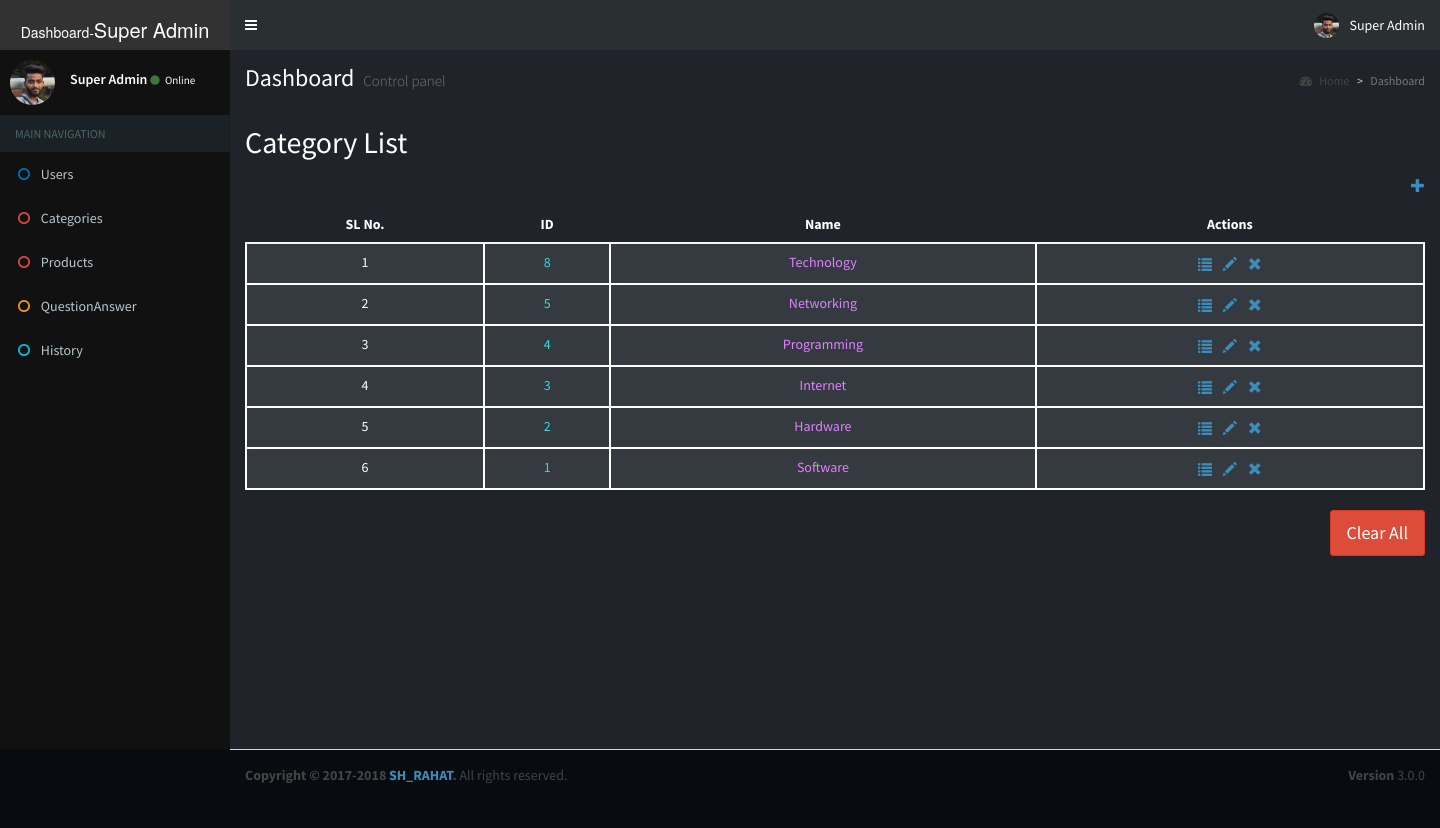
Page /admin/category_list.php (signed in) on the committed database.
### tables this page shows
CREATE TABLE `categories` (
  `id` int(11) NOT NULL,
  `name` varchar(30) NOT NULL
);

### admin/function/function.php (called while the page is built, shortened)
<?php
include "connection.php";
function getAllCategories() {
    global $connection;
    $response = [];
    $status = FALSE;
    $data = [];
    $message = "Data not found";
    $sql = "SELECT * FROM categories ORDER BY id DESC";
    $result = $connection->query($sql);
    if ($result->num_rows > 0) {
        while ($user = $result->fetch_object()) {
            $data[] = $user;
        }
        $status = true;
        $message = "Data  Found";
        $response = [
            'status' => $status,
            'message' => $message,
            'data' => $data,
        ];
    } else {
        $response = [
            'status' => $status,
            'message' => $message,
            'data' => $data,
        ];
    }
    return $response;
}
            ?>

### admin/category_list.php (the view, shortened to what this page needs)
<?php
include "header.php";
include "left_menu.php";
?>
<div class="content-wrapper" style="background-color: #20242a;">
    <section class="content-header">
        <h1 style="color: #fff;">
            Dashboard
            <small>Control panel</small>
        </h1>
        <ol class="breadcrumb">
            <li><a href="#"><i class="fa fa-dashboard"></i> Home</a></li>
            <li class="active">Dashboard</li>
        </ol>
    </section>
    <section class="content">
        <div class="row">
            <div class="col-lg-12 col-xs-12 col-md-12">
                <?php
                $cat_list = getAllCategories();
                ?>
                <h2 style="color: #fff;">Category List</h2>
                <p style="color: #fff;" class="pull-right"><a href="#" title="Add Category User" data-toggle="modal" data-target="#CategoryAddModal">
                        <span class="glyphicon glyphicon-plus"></span>
                    </a>
                </p>
                <table class="table table-striped">
                    <thead>
                        <tr style="color: #fff;">
                            <th>SL No.</th>
                            <th>ID</th>
                            <th>Name</th>
                            <th>Actions</th>
                        </tr>
                    </thead>
                    <tbody>
                        <?php
                        $sl = 1;
                        if (isset($cat_list['status']) && $cat_list['status'] == true) {
                            foreach ($cat_list['data'] as $cat) {
                                ?>
                                <tr style="color: #fff; background: #353a40; text-align: center;">
                                    <td style="border: 2px solid #fff;"><?php echo $sl; ?></td>
                                    <td style="border: 2px solid #fff;"><?php echo "<span style='color:#36dada;'>$cat->id</span>"; ?></td>
                                    <td style="border: 2px solid #fff;"><?php echo "<span style='color:#e081ff;'>$cat->name</span>"; ?></td>
                                    <td style="border: 2px solid #fff;">
                                        <a href="#" title="Details" onclick="showCategoryDetails(<?php echo $cat->id; ?>);">
                                            <span class="glyphicon glyphicon-list" style="margin: 4px;"></span>
                                        </a>
                                        <a href="#" title="Edit" onclick="showCategoryEditForm(<?php echo $cat->id; ?>);">
                                            <span class="glyphicon glyphicon-pencil" style="margin: 4px;"></span>
                                        </a>
                                        <a href="#" title="Delete" onclick="showDeleteConfirm(<?php echo $cat->id; ?>, 'categories');">
                                            <span class="glyphicon glyphicon-remove" style="margin: 4px;"></span>
                                        </a>
                                    </td>
                                </tr>
                                <?php
                                $sl++;
                            }
                        } else {
                            ?>
                            <tr style="text-align: center; color: #cc0000;">
                                <td colspan="4">Data Not Found</td>
                            </tr>
                        <?php } ?>
                    </tbody>
                </table>
            </div>
            <div class="col-lg-12 col-xs-12 col-md-12">
                <button class="pull-right btn btn-danger btn-lg" title="Clear All Entries" onclick="showDeleteAllConfirm('categories');">Clear All</button>
            </div>
        </div>
    </section>
</div>
<?php
include "modal_user_category_form.php";
include "footer.php";
?>

### admin/header.php (shortened to what this page needs)
<?php
include 'function/function.php';
?>
<!DOCTYPE html>
<html>
    <head>
        <link rel="stylesheet" href="bower_components/bootstrap/dist/css/bootstrap.min.css">
        <link rel="stylesheet" href="bower_components/font-awesome/css/font-awesome.min.css">
        <link rel="stylesheet" href="bower_components/Ionicons/css/ionicons.min.css">
        <link rel="stylesheet" href="dist/css/AdminLTE.min.css">
        <link rel="stylesheet" href="dist/css/skins/_all-skins.min.css">
    </head>
    <body class="hold-transition skin-blue sidebar-mini" style="background-color:#080b0f;height: 100%;">
        <div class="wrapper">
            <header class="main-header">
                <a href="dashboard.php" class="logo" style="background-color: #323232;">
                    <span class="logo-lg"><p style="font-size:14px;">Dashboard-</p><?php echo $_SESSION['login']['logged_full_name']; ?></span>
                </a>
                <nav class="navbar navbar-static-top" style="background: #2a2f32;">
                    <a href="#" class="sidebar-toggle" data-toggle="push-menu" role="button">
                    </a>
                    <div class="navbar-custom-menu">
                        <ul class="nav navbar-nav">
                            <li class="dropdown user user-menu">
                                <a href="#" class="dropdown-toggle" data-toggle="dropdown">
                                    <img src="dist/img/shr01.jpg" class="user-image" alt="User Image">
                                    <span class="hidden-xs"><?php echo $_SESSION['login']['logged_full_name']; ?></span>
                                </a>
                            </li>
                        </ul>
                    </div>
                </nav>
            </header>

### admin/left_menu.php
<aside class="main-sidebar" style="background-color: #111111;">
    <section class="sidebar">
      <div class="user-panel">
        <div class="pull-left image">
            <img src="dist/img/shr01.jpg" class="img-circle" alt="User Image">
        </div>
        <div class="pull-left info">
          <p><?php echo $_SESSION['login']['logged_full_name'];?></p>
          <a href="#"><i class="fa fa-circle text-success"></i> Online</a>
        </div>
      </div>
      <ul class="sidebar-menu" data-widget="tree">
        <li class="header">MAIN NAVIGATION</li>
        <li><a href="users_list.php"><i class="fa fa-circle-o text-blue"></i> <span>Users</span></a></li>
        <li><a href="category_list.php"><i class="fa fa-circle-o text-red"></i> <span>Categories</span></a></li>
        <li><a href="products.php"><i class="fa fa-circle-o text-red"></i> <span>Products</span></a></li>
        <li><a href="qa_list.php"><i class="fa fa-circle-o text-yellow"></i> <span>QuestionAnswer</span></a></li>
        <li><a href="history_list.php"><i class="fa fa-circle-o text-aqua"></i> <span>History</span></a></li>
      </ul>
    </section>
  </aside>

### admin/modal_user_category_form.php (shortened to what this page needs)
</div>

### admin/footer.php (shortened to what this page needs)
<footer class="main-footer" style="background-color: #080b0f;">
    <div class="pull-right hidden-xs">
      <b>Version</b> 3.0.0
    </div>
    <strong>Copyright &copy; 2017-2018 <a href="#">SH_RAHAT</a>.</strong> All rights
    reserved.
  </footer>
</body>
</html>

### admin/header.php (style rules this page uses)
th { text-align: center; }
p { margin-top: 7px; display: inline-block; }

### rows in the picture
categories: id "8", name "Technology"
categories: id "5", name "Networking"
categories: id "4", name "Programming"
categories: id "3", name "Internet"
categories: id "2", name "Hardware"
categories: id "1", name "Software"

### other values in the picture
$_SESSION['login']['logged_full_name'] "Super Admin"
